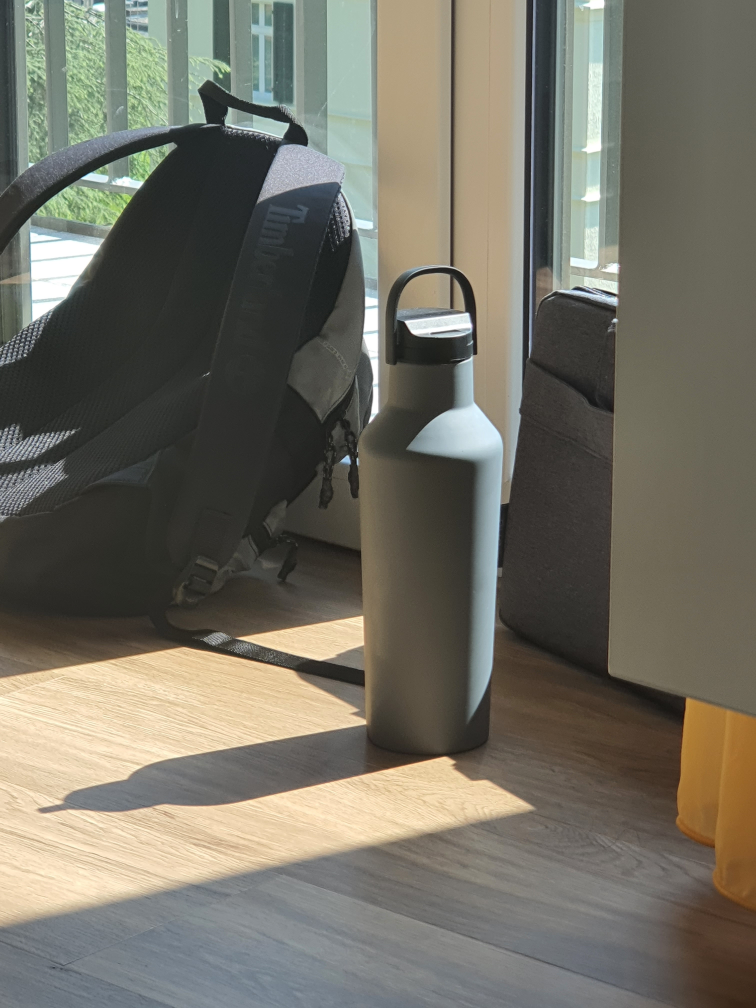
#> input picture codes/test.jpg, 3024 x 4032 px (shown at 1/4 size)
$ python cv_border.py
#> lines starting #> are read from the running program, lines starting #| are printed output that depends on the picture
import cv2 as cv
import numpy as np
from scipy import ndimage

# Read
img = cv.imread("test.jpg")
#> img is the input picture: shape (4032, 3024, 3); mean B, G, R 100.4, 112, 114.8
img = cv.resize(img, (img.shape[1]//20, img.shape[0]//20))
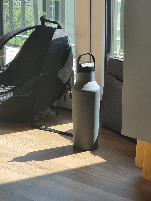
#> img: shape (201, 151, 3); mean B, G, R 100.3, 111.9, 114.7
img = img[:128, :128, :]
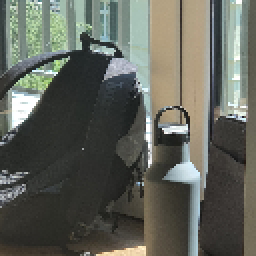
#> img: shape (128, 128, 3) (shown 2 times larger); mean B, G, R 91.1, 99.8, 97.1

# [7 lines of commented-out code are left out]
dim = (img.shape[1] * 4 , img.shape[0] * 4)
#> dim = (512, 512)
img = cv.resize(img, dim, interpolation=cv.INTER_NEAREST)
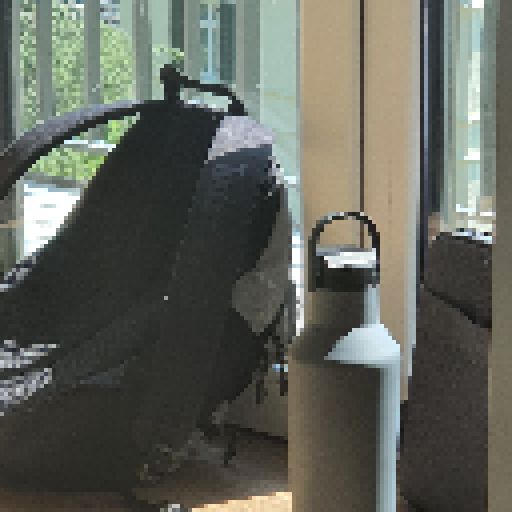
#> img: shape (512, 512, 3); mean B, G, R 91.1, 99.8, 97.1

types = (cv.BORDER_CONSTANT, cv.BORDER_WRAP, cv.BORDER_REPLICATE, cv.BORDER_REFLECT)
for i in types:
    bordered = cv.copyMakeBorder(img, 32, 32, 32, 32, i)
    cv.imwrite("border_"+str(i)+".jpg", bordered)
#> this loop made 4 passes
#> pass 1, `bordered = cv.copyMakeBorder(img, 32, 32, 32, 32, i)`:
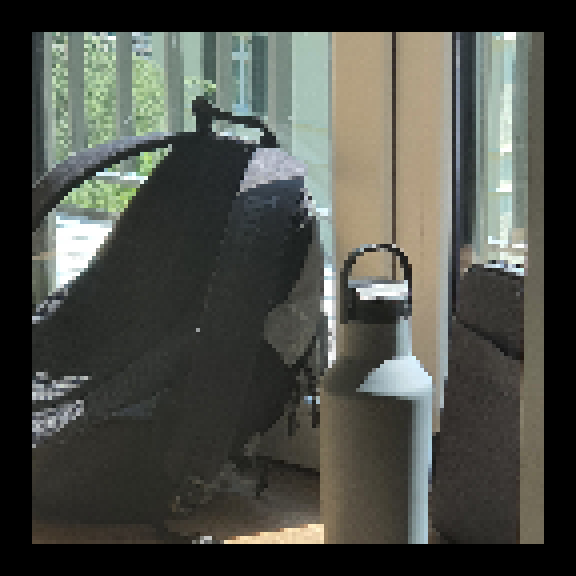
#> bordered: shape (576, 576, 3); mean B, G, R 72, 78.8, 76.7
#> pass 2, `bordered = cv.copyMakeBorder(img, 32, 32, 32, 32, i)`:
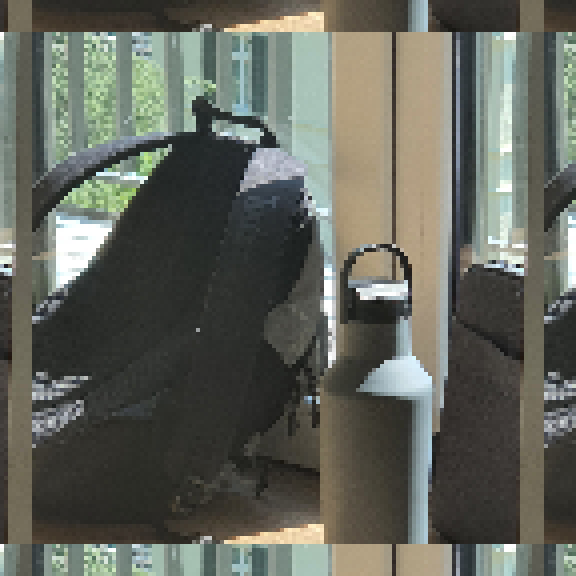
#> bordered: shape (576, 576, 3); mean B, G, R 92.4, 101.5, 98.8
#> pass 3, `bordered = cv.copyMakeBorder(img, 32, 32, 32, 32, i)`:
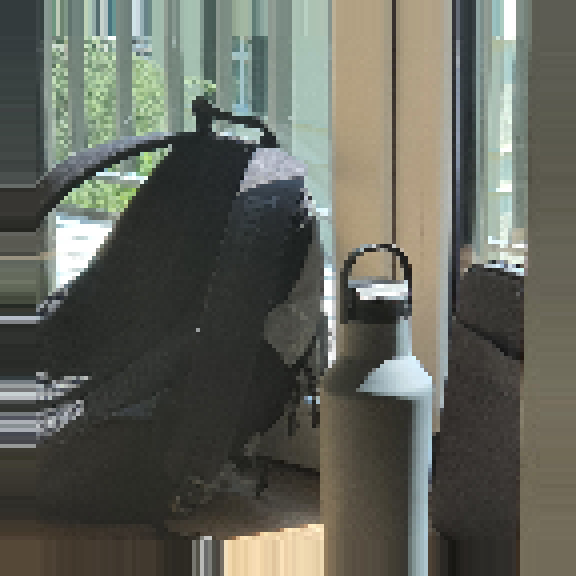
#> bordered: shape (576, 576, 3); mean B, G, R 91.6, 100.9, 98.8

# [4 lines of commented-out code are left out]
